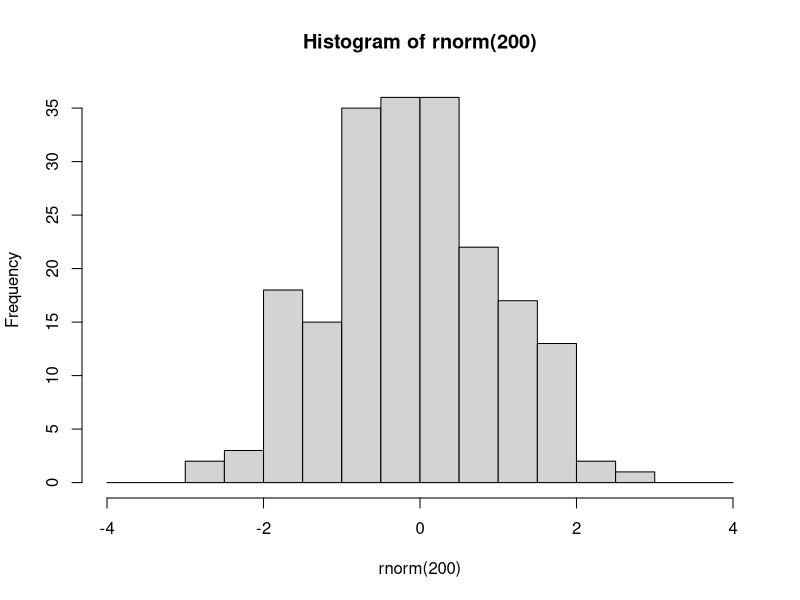
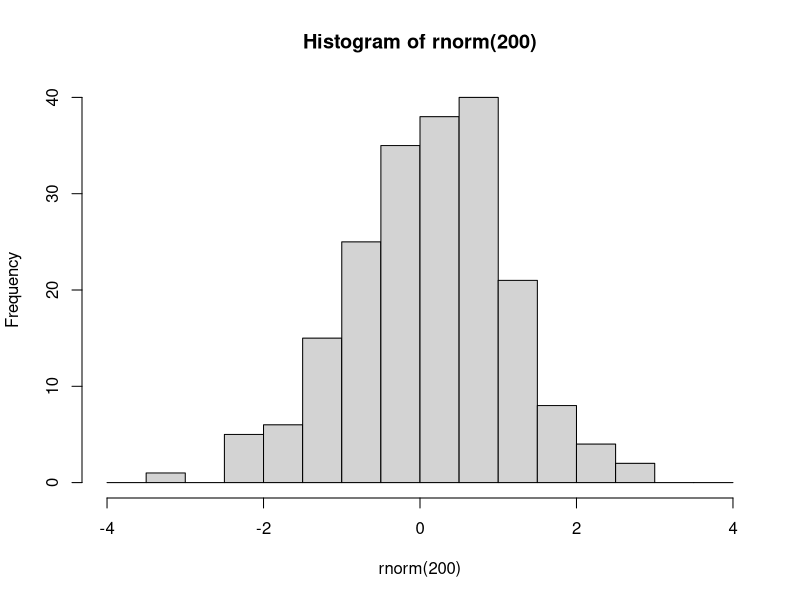

Recreate these plots in R, in order. (Note: this script raises an error after producing the figures.)
###################################
###################################
########                   ########
########   Data Science 1  ########
########       Lab 7       ######## 
########  10th Dec. 2024   ########
########                   ########
###################################
###################################

## Welcome to lab #4. Today we will start with an introduction to the tidyverse,
# Then you will write your own lm() function, and finally a couple of exercises



#####################
####    Pipes    ####
#####################

# The pipe operator looks like this: |>
# It signifies: take the element on the left and use it as the first argument in the function on the right

# Example

hist(rnorm(200), breaks=seq(-4,4,0.5))
# is equivalent to

rnorm(200) |> hist(breaks=seq(-4,4,0.5))

# The purpose of the pipe is mostly aesthetic, in particular to avoid large numbers of parentheses when something needs to be transformed using multiple functions:



### 1.1 Rewrite the following expression using pipes:
set.seed(123)
round(sqrt(log(runif(10,1,10))),2)

set.seed(123)

runif(10, 1, 10) |> 
  log() |> 
  sqrt() |> 
  round(2)


# Pipes were initially created in a package called magrittr, part of the 'tidyverse' group of packages


########################
####    Packages    ####
########################

# Packages are essentially environments full of functions and/or objects which aren't loaded into R by default, but must be first installed (generally from a repository called CRAN), and then loaded

# Here we will install tidyverse, which is not one but a series of packages written by the same group of people, which share a number of syntactical features

install.packages('tidyverse')

# After you have installed tidyverse into your packages, you must also load it into your environment

library(tidyverse)

# You will only have to install a package once. However, every time you start fresh in a new R environment, you will have to load the packages you need again.

#########################
####    TIDYVERSE    ####
#########################

# The tidyverse encompasses a very large number of packages, and is fairly powerful (in that you can do a lot using tidyverse packages)
# However, you DO NOT need to use tidyverse exclusively! I mostly don't use it, for example, preferring to stick to base R except for a few functionalities.

# Downsides of tidyverse include: unique syntax which is very different from other programming languages such as python
# 'Black box' functions that have specific purposes that must be remembered, as opposed to more general-purpose functions in base R
# Often actually more verbose than base R (ie. requires more lines of code to do the same thing)
# Using tidyverse is a matter of preference!

# The pipe operator was originally introduced in the tidyverse package magrittr. 
# The tidyverse pipe operator looks like this: %>%

set.seed(123)
runif(10,1,10) %>% 
  log() %>%
  sqrt() %>%
  round(2)

# In this class we will look at 2 important tidyverse packages.
# Today we will look at dplyr, which is used to manipulate and transform data.
# Next week we will learn ggplot2, which is used for plotting and data visualisation

#####################
####    dplyr    ####
#####################

# The philosophy behind dplyr is that every data transformation can be done using a function, and multiple transformations can be done by piping an object through multiple functions
# For example, in dplyr we no longer use indexing.
# Instead we use the functions 'select', to choose specific columns in a data frame, and 'filter', to choose specific rows.

data(mtcars)

# so instead of:
mtcars[mtcars$cyl == 6, 1:5]
# we would write:
mtcars %>%
  filter(cyl==6) %>%
  select(1:5)

### 2.1
# using select() and filter(), create a new database of cars that are over 4000 lbs in weight, retaining only the wt and mpg columns. Save this database to an object called 'df'.

df <- mtcars %>%
  filter(wt > 4) %>% 
  select(wt, mpg)

# After you have selected the rows and columns you are interested in, you can 
# change the order of the rows using arrange

df %>% arrange(wt)

df %>% arrange(desc(wt))


# To change variables, we can use mutate()
df <- df %>% mutate(wt_kg=wt*453.592,
                    km_per_l = mpg*1.60934/3.78541)

# And we can use ifelse() within mutate()
mtcars <- mtcars %>%
            mutate(wt_class = ifelse(wt>=4, 'Oversized','Standard'))

# We can even do a sultiple ifelse statment using case_when()
mtcars <- mtcars %>%
            mutate(
              efficiency = case_when(
                mpg<=15 ~ 'low',
                mpg>15 & mpg<=20 ~ 'medium',
                mpg>20 ~ 'high'
                ))

# Next, summarise (or summarize) is a useful function which collapses a dataframe into a single row and can calculate summary statistics, eg:

mtcars %>% 
  summarise(
    mean_wt = mean(wt),
    sd_wt = sd(wt),
    n = length(mpg)
  )

# We can also use summarise to collapse a data frame not into one single row, but into as many rows as we have groups of interest. 
# To do this, first we need to use group_by()

mtcars %>% group_by(efficiency)

# You'll notice that this automatically changes the data frame into a new kind of object, called a tibble.
# Tibbles are basically tidyverse dataframes, that display information slightly differently, and are a bit more particular about certain things like not wanting empty cells.
# Tibbles can also be grouped, which allows for further operations down the line
# For example:

mtcars %>% 
  group_by(efficiency) %>%
  summarise(
    wt_kg=mean(wt),
    n=length(hp)
  ) %>%
  arrange(
    c('high','medium','low')
  )

# You can group by multiple variables

mtcars %>% 
  group_by(efficiency,cyl) %>%
  summarise(
    wt_kg=mean(wt),
    n=length(hp)
  )

# After grouping a tibble, remember to ungroup it later using ungroup(), or you may have issues down the line.

# 3.1
data(iris)
# using the dplyr functions do the following:
# create a new column called Petal.Area which is the product of the petal width and petal length columns.
# For each of the different species of iris, present the mean and standard deviation for the sepal length, sepal width, and petal area, as well as the number of samples (n)
# Order this database in decreasing order of average petal length.

iris_summary <- iris %>% 
  mutate(Petal.Area = Petal.Width * Petal.Length) %>% 
  group_by(Species) %>% 
  summarise(
    mean_Sepal.Length = mean(Sepal.Length),
    sd_Sepal.Length = sd(Sepal.Length),
    mean_Sepal.Width = mean(Sepal.Width),
    sd_Sepal.Width = sd(Sepal.Width),
    mean_Petal.Area = mean(Petal.Area),
    sd_Petal.Area = sd(Petal.Area),
    n = n()
  ) %>% 
  arrange(desc(mean_Petal.Area))

print(iris_summary)


#######################################################
####    Code your own lm and predict functions!    ####
#######################################################

### 4.1 lm()

# Here I will walk you through the steps needed to write these functions. Follow along with the slides from this week's and last week's lectures - they contain all of the maths and some of the code that you need!

# At each step of the way, you should save each new element you calculate into a new object.

# Your lm function should take as input a y variable, and one or more x variables which should be inputted as a matrix or dataframe with one variable per column. 

my.lm <- function(y,x){

# Start by saving the sample size (n). You will need it later for calculating degrees of freedom for the test statistics and sampling distributions.
  n <- 
# Next create the X matrix using as.matrix. Don't forget to add the column of 1s!
  x <- 
# use the y input and your newly constructed x matrix to calculate the parameter estimates (or coefficients). 
# Hint: see lab 6, and remember that t() gives the transpose of a matrix and solve() gives its inverse
  b <- 
# Next, using these calculated coefficients, calculate all of the predicted values, y_hat, for each of the values of x (each of the rows of the X matrix). 
# Hint: look at the formula for the linear model - and remember we are multiplying matrices!
  y_hat <- 
# Next, calculate the residuals (actual values of y minus the predicted values y_hat)
  e <- 
# Next calculate the estimate of the residual standard error, s. Careful about the denominator here: check how many degrees of freedom you have!
  s <- 
# Using s, calculate the variance covariance matrix of the coefficients.
  vcov_coef <- 
# from this covariance matrix, extract the standard errors of the coefficients
  se_coef <- 
# use these standard errors to calculate the t-values for each of the coefficients
  t_vals <- 
# And use these t-values to calculate p-values.
  p <- 
# Next, calculate the R2 value

  RSS <- 
  TSS <- 
  r2 <- 
# Bonus points if you want to look up how to calculate adjusted R2
  adj_r2 <-
# Next, calculate the F-statistic and the p-value for the model.
  f_stat <- 
  model_p <- 
  
# Finally, put all of these elements into a list, and have your function return that list. 
  return(list(n=n,
              coefficients = b,
              residuals = e,
              s = s,
              vcov = vcov_coef,
              se = se_coef,
              t_values = t_vals,
              p_values = p,
              r2 = r2,
              adj_r2 = adj_r2,
              F_statistic = f_stat,
              model_p_value = model_p))
}

# compare your function against the built-in R function in R.

my.lm(y=mtcars$mpg,x=mtcars[,c('wt','cyl')])

#My answer:
my.lm <- function(y, x) {
  n <- length(y)
  x <- as.matrix(cbind(1, x))  # Add intercept
  colnames(x)[1] <- "(Intercept)" 
  b <- solve(t(x) %*% x) %*% t(x) %*% y
  y_hat <- x %*% b
  e <- y - y_hat
  k <- ncol(x)  # Number of coefficients
  s <- sqrt(sum(e^2) / (n - k))
  vcov_coef <- s^2 * solve(t(x) %*% x)
  se_coef <- sqrt(diag(vcov_coef))
  t_vals <- b / se_coef
  p_vals <- 2 * pt(abs(t_vals), df = n - k, lower.tail = FALSE)
  
  # R² and adjusted R²
  RSS <- sum(e^2)  # Residual sum of squares
  TSS <- sum((y - mean(y))^2)  # Total sum of squares
  r2 <- 1 - RSS / TSS
  adj_r2 <- 1 - (RSS / (n - k)) / (TSS / (n - 1))
  
  f_stat <- ((TSS - RSS) / (k - 1)) / (RSS / (n - k))
  model_p <- pf(f_stat, df1 = k - 1, df2 = n - k, lower.tail = FALSE)
  
  return(list(
    n = n,
    coefficients = b,
    residuals = e,
    s = s,
    vcov = vcov_coef,
    se = se_coef,
    t_values = t_vals,
    p_values = p_vals,
    r2 = r2,
    adj_r2 = adj_r2,
    F_statistic = f_stat,
    model_p_value = model_p
  ))
}

# Compare with built-in lm()
result <- my.lm(y = mtcars$mpg, x = mtcars[, c('wt', 'cyl')])
print(result)
summary(lm(mpg ~ wt + cyl, data = mtcars))


### 4.2 predict()

# This will be much shorter. Create a new function that takes as input the output from your first function, along with a new_data object that has as many columns as there are predictor variables in the model output, and a confidence interval size

my.predict <- function(model_output, new_data, ci_level = 0.97) {
  
  # Extract coefficients from your my.lm output
  coef = 

  # Add a column of 1s to the new_data
  new_data = 

  # generate the predicted values of y from the new_data object based on the coefficients from the model
  # Again, remember the formula for the linear model!
  y_hat = 

#for each of these predicted values, calculate a confidence interval
  # first calculate the critical levels of the t-distribution using the ci_level and the degrees of freedom
  area_in_tails = 
  t_lower = 
  t_upper = 

  # next, for each row of the new_data object, calculate the standard error of the predicted value
  # Check the slides, and remember that 𝒗𝒄𝒐𝒗(𝒃) was saved as "vcov" in the model output
 sy = sqrt(apply(new_data,1,function(.)t(.)%*%model_output$vcov%*%.))
  
  # next, calculate the upper and lower confidence boundaries for each prediction using the critical t-levels and the previously calculated standard error
 ci_lower = 
 ci_upper = 

  # finally, put these confidence intervals into a dataframe
 ci = data.frame(ci_lower,ci_upper)
 colnames(ci) = paste0(ci_level,'%_',c('lower','upper'))
 df = cbind(y_hat = y_hat,ci)
 return(df)
}

#My answer
my.predict <- function(model_output, new_data, ci_level = 0.97) {
  
  coef <- model_output$coefficients
  new_data <- as.matrix(cbind(1, new_data))
  colnames(new_data)[1] <- "(Intercept)"
  y_hat <- new_data %*% coef
  
  df <- model_output$n - length(coef)  # Degrees of freedom
  area_in_tails <- (1 - ci_level) / 2
  t_critical <- qt(1 - area_in_tails, df)
  
  vcov <- model_output$vcov
  sy <- sqrt(apply(new_data, 1, function(row) t(row) %*% vcov %*% row))
  
  ci_lower <- y_hat - t_critical * sy
  ci_upper <- y_hat + t_critical * sy
  
  ci <- data.frame(
    y_hat = as.vector(y_hat),
    ci_lower = as.vector(ci_lower),
    ci_upper = as.vector(ci_upper)
  )
  colnames(ci)[2:3] <- paste0(ci_level * 100, '%_', c('lower', 'upper'))
  
  return(ci)
}

### 4.3
# Use your functions to run the following model

# mtcars$mpg ~ mtcars$wt + mtcars$cyl


# Then plot predicted marginal effect of weight for a car with 4 cylynders. Add 96% confidence intervals to the graph.
# Hint: For this, in your "newdata" object, add a column of 4s for the number of cylinders

# Compare this graph to the graph from the lecture.

model <- my.lm(y = mtcars$mpg, x = mtcars[, c("wt", "cyl")])

new_data <- data.frame(
  wt = seq(min(mtcars$wt), max(mtcars$wt), length.out = 100),  
  cyl = 4  
)

predictions <- my.predict(model, new_data)

plot(new_data$wt, predictions$y_hat, type = "l", col = "blue", lwd = 2,
     xlab = "Weight (wt)", ylab = "Predicted MPG",
     main = "Predicted MPG vs Weight for 4-Cylinder Cars")
lines(new_data$wt, predictions$`97%_lower`, col = "red", lty = 2)
lines(new_data$wt, predictions$`97%_upper`, col = "red", lty = 2)

legend("topright", legend = c("Predicted MPG", "96% Confidence Interval"),
       col = c("blue", "red"), lty = c(1, 2), bty = "n")


# What do you conclude?

#The confidence intervals widen as weight increases in our model, 
#reflecting greater uncertainty in predictions for heavier cars. compared the plot in the lecture

